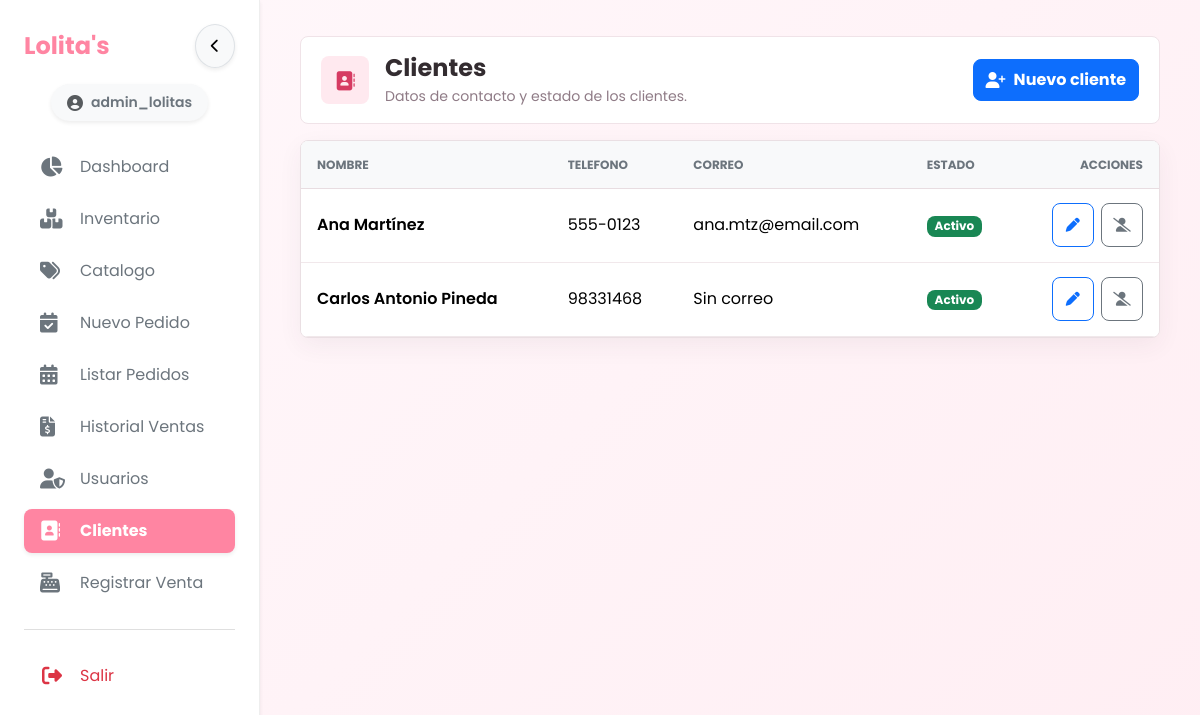
The app's page /index.php?view=clientes (signed in) with its own data.
### tables this page shows
CREATE TABLE `clientes` (
  `id_cliente` int NOT NULL AUTO_INCREMENT,
  `nombre_completo` varchar(150) NOT NULL,
  `telefono` varchar(20) DEFAULT NULL,
  `email` varchar(100) DEFAULT NULL,
  `estado` enum('Activo','Inactivo') NOT NULL DEFAULT 'Activo',
  PRIMARY KEY (`id_cliente`),
  KEY `idx_clientes_estado_nombre` (`estado`,`nombre_completo`)
);

### app/Support/Env.php (called while the page is built, shortened)
<?php
final class Env
{
    public static function get(string $name, ?string $default = null): ?string
    {
        if (array_key_exists($name, $_ENV)) {
            return (string) $_ENV[$name];
        }
        $value = getenv($name);
        return $value === false ? $default : (string) $value;
    }
}

### app/core/Database.php (called while the page is built, shortened)
<?php
require_once __DIR__ . '/../bootstrap.php';
class Database
{
    public function getConnection(): PDO
    {
        $host = Env::get('DB_HOST', '127.0.0.1');
        $port = Env::get('DB_PORT', '3306');
        $database = Env::get('DB_DATABASE', 'lolitas_db');
        $username = Env::get('DB_USERNAME', 'root');
        $password = Env::get('DB_PASSWORD', '');
        $this->conn = new PDO(
            "mysql:host={$host};port={$port};dbname={$database};charset=utf8mb4",
            $username,
            $password,
            [
                PDO::ATTR_ERRMODE => PDO::ERRMODE_EXCEPTION,
                PDO::ATTR_DEFAULT_FETCH_MODE => PDO::FETCH_ASSOC,
                PDO::ATTR_EMULATE_PREPARES => false,
                PDO::ATTR_STRINGIFY_FETCHES => false,
            ]
        );
        $timezone = new DateTimeZone(date_default_timezone_get());
        $offset = (new DateTimeImmutable('now', $timezone))->format('P');
        $this->conn->exec('SET time_zone = ' . $this->conn->quote($offset));
        return $this->conn;
    }
}

### app/Security/Auth.php (called while the page is built, shortened)
<?php
final class Auth
{
    public static function hasPermission(string $permission): bool
    {
        $role = (int) ($_SESSION['id_rol'] ?? 0);
        $permissions = isset($_SESSION['permissions']) && is_array($_SESSION['permissions'])
            ? $_SESSION['permissions']
            : (self::ROLE_PERMISSIONS[$role] ?? []);
        return in_array('*', $permissions, true) || in_array($permission, $permissions, true);
    }
}

### app/controllers/ClienteController.php (called while the page is built, shortened)
<?php
require_once __DIR__ . '/../core/Database.php';
final class ClienteController
{
    private PDO $db;
    public function __construct()
    {
        $this->db = (new Database())->getConnection();
    }
    public function listarTodos(): array
    {
        return $this->db->query('SELECT id_cliente, nombre_completo, telefono, email, estado FROM clientes ORDER BY nombre_completo')->fetchAll(PDO::FETCH_ASSOC);
    }
}

### app/bootstrap.php (called while the page is built, shortened)
<?php
if (!function_exists('e')) {
    function e(mixed $value): string
    {
        return htmlspecialchars((string) $value, ENT_QUOTES | ENT_SUBSTITUTE, 'UTF-8');
    }
}

### views/clientes/listar.php (the view, shortened to what this page needs)
<div class="container-fluid app-page p-2 p-md-4 management-page">
    <header class="app-page-header">
        <div class="app-page-header__main">
            <span class="app-page-header__icon" aria-hidden="true"><i class="fa-solid fa-address-book"></i></span>
            <div class="app-page-header__copy">
            <h2 class="app-page-header__title">Clientes</h2>
            <p class="app-page-header__subtitle">Datos de contacto y estado de los clientes.</p>
            </div>
        </div>
        <div class="app-page-header__actions"><button class="btn btn-primary" data-bs-toggle="modal" data-bs-target="#clientModal"><i class="fa-solid fa-user-plus me-2"></i>Nuevo cliente</button></div>
    </header>
    <div class="table-responsive app-panel">
        <table class="table table-hover align-middle mb-0 management-table">
            <thead><tr><th>Nombre</th><th>Telefono</th><th>Correo</th><th>Estado</th><th class="text-end">Acciones</th></tr></thead>
            <tbody>
            <?php foreach ($clientes as $cliente): ?>
                <tr>
                    <td data-label="Nombre" class="fw-semibold"><?= e($cliente['nombre_completo']) ?></td>
                    <td data-label="Telefono"><?= e($cliente['telefono'] ?: 'Sin telefono') ?></td>
                    <td data-label="Correo"><?= e($cliente['email'] ?: 'Sin correo') ?></td>
                    <td data-label="Estado"><span class="badge <?= $cliente['estado'] === 'Activo' ? 'text-bg-success' : 'text-bg-secondary' ?>"><?= e($cliente['estado']) ?></span></td>
                    <td data-label="Acciones" class="text-end"><div class="management-actions">
                        <button class="btn btn-sm btn-outline-primary js-edit-client" type="button"
                            data-id="<?= (int) $cliente['id_cliente'] ?>" data-name="<?= e($cliente['nombre_completo']) ?>"
                            data-phone="<?= e($cliente['telefono']) ?>" data-email="<?= e($cliente['email']) ?>" title="Editar">
                            <i class="fa-solid fa-pen"></i>
                        </button>
                        <button class="btn btn-sm btn-outline-secondary js-state-client" type="button"
                            data-id="<?= (int) $cliente['id_cliente'] ?>" data-state="<?= $cliente['estado'] === 'Activo' ? 'Inactivo' : 'Activo' ?>"
                            title="<?= $cliente['estado'] === 'Activo' ? 'Desactivar' : 'Activar' ?>">
                            <i class="fa-solid <?= $cliente['estado'] === 'Activo' ? 'fa-user-slash' : 'fa-user-check' ?>"></i>
                        </button>
                    </div></td>
                </tr>
            <?php endforeach; ?>
            </tbody>
        </table>
    </div>
</div>
<link rel="stylesheet" href="css/views/management.css?v=<?= filemtime(__DIR__ . '/../../public/css/views/management.css') ?>">

### public/css/estilos.css (style rules this page uses)
:root { --primary-color: #ff85a2; --primary-dark: #f76d8e; --soft-bg: #fff8fb; --text-color: #40353d; --muted-color: #8f7b86; --border-color: #f6e2ea; }
* { box-sizing: border-box; }
body { font-family: 'Poppins', sans-serif; background: linear-gradient(135deg, #fff8fb 0%, #ffeef3 100%); color: var(--text-color); overflow-x: hidden; }
.section-card, .card, .modal-content, .table-responsive, .offcanvas { border-radius: 0.5rem !important; }
.btn, .form-control, .form-select, .input-group-text, .nav-link, .badge { border-radius: 0.5rem !important; }
.table { border-collapse: separate; border-spacing: 0; }
.table thead th { font-size: 0.72rem; letter-spacing: 0.08em; text-transform: uppercase; color: #8c7280; }
.table td, .table th { vertical-align: middle; }
button, [role="button"], .btn, .nav-link { min-height: 44px; }

### public/css/components.css (style rules this page uses)
.app-page { width: 100%; max-width: 1720px; margin-inline: auto; }
.app-page-header { display: flex; align-items: center; justify-content: space-between; gap: 1rem; padding: 1rem 1.25rem; margin-bottom: 1rem; border: 1px solid #f0e3e8; border-radius: 8px; background: #fff; }
.app-page-header__main { display: flex; align-items: center; gap: 1rem; min-width: 0; }
.app-page-header__icon { display: inline-flex; flex: 0 0 48px; align-items: center; justify-content: center; width: 48px; height: 48px; border-radius: 8px; color: #d63b62; background: #ffe9ef; font-size: 1.2rem; }
.app-page-header__copy { min-width: 0; }
.app-page-header__title { margin: 0 0 0.2rem; color: #332c30; font-size: clamp(1.25rem, 2vw, 1.75rem); font-weight: 700; line-height: 1.25; }
.app-page-header__subtitle { margin: 0; color: var(--muted-color); font-size: 0.88rem; }
.app-page-header__actions { display: flex; flex: 0 0 auto; flex-wrap: wrap; justify-content: flex-end; gap: 0.55rem; }
.app-page-header__actions .btn { display: inline-flex; align-items: center; justify-content: center; min-height: 42px; font-weight: 700; }
.app-panel, .app-toolbar, .app-page > .card, .app-page > form > .card { border: 1px solid #eadfe3 !important; border-radius: 8px !important; background: #fff !important; box-shadow: 0 8px 24px rgba(67, 54, 61, 0.06) !important; }
.app-page .table-responsive { border-color: #eadfe3 !important; border-radius: 8px !important; background: #fff; }
.app-page .table thead, .app-page .table thead.bg-dark, .app-page .table thead.bg-light { color: #8d7a84 !important; background: #faf8f9 !important; }
.app-page .table thead th { border-bottom-color: #e8dde1; letter-spacing: 0; }
.app-page .table tbody td, .app-page .table tbody th { border-bottom-color: #f1e8eb; }

### public/css/views/management.css (style rules this page uses)
.management-page { max-width: 1720px; }
.management-table th, .management-table td { padding: .9rem 1rem; vertical-align: middle; }
.management-table thead th { background: #f8f9fa; color: #6c757d; font-size: .75rem; text-transform: uppercase; }
.management-actions { display: inline-flex; flex-wrap: wrap; justify-content: flex-end; gap: .45rem; }
.management-actions .btn { display: inline-flex; width: 42px; min-width: 42px; height: 42px; padding: 0; align-items: center; justify-content: center; }

### records on screen
clientes: nombre_completo "Ana Martínez", telefono "555-0123", email "ana.mtz@email.com", estado "Activo"
clientes: nombre_completo "Carlos Antonio Pineda", telefono "98331468", email "Sin correo", estado "Activo"

### other values on screen
$_SESSION['username'] "admin_lolitas"
